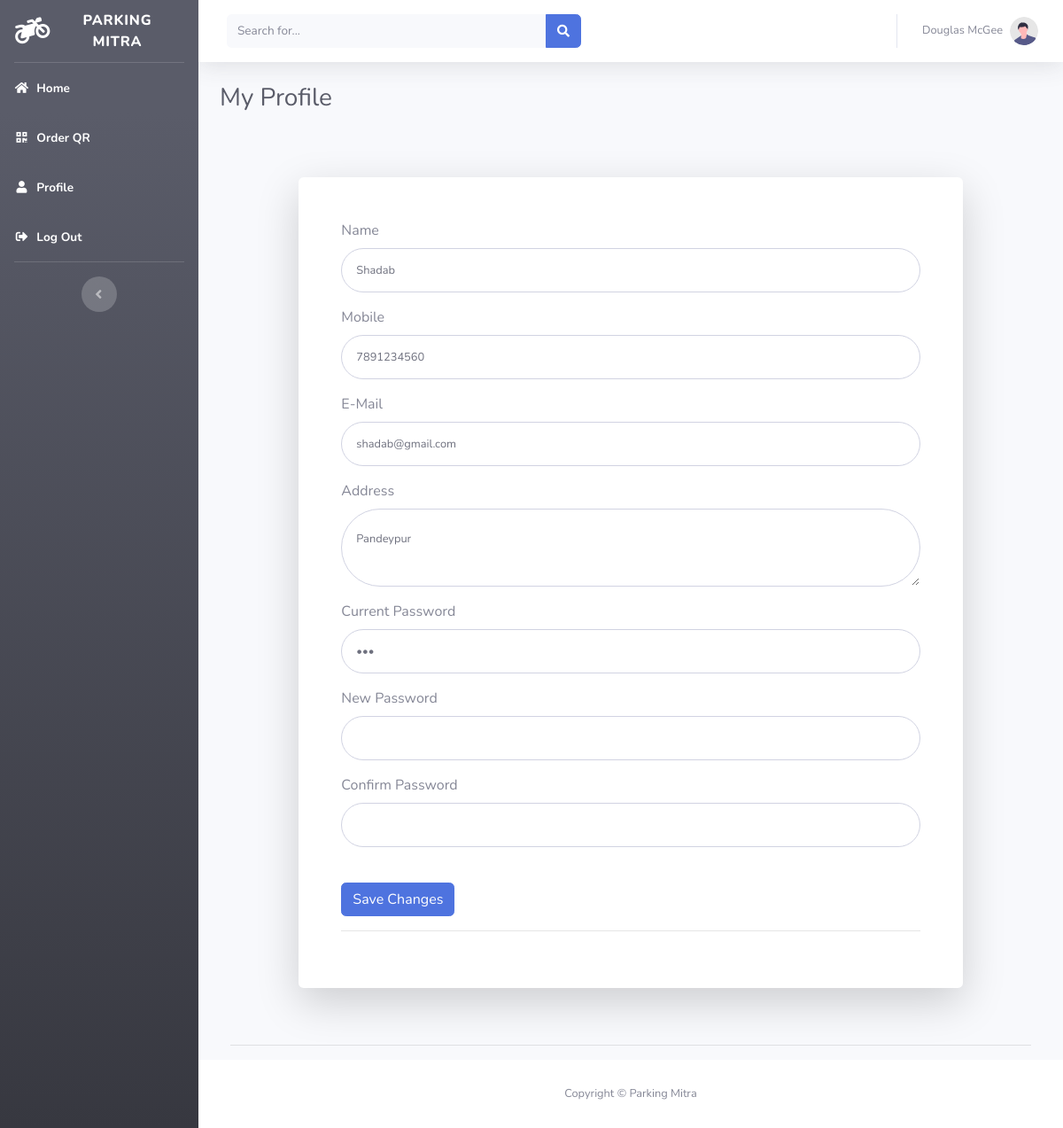
The app's page /profile.php with its own data.
### tables this page shows
CREATE TABLE `user_details` (
  `id` int(100) NOT NULL,
  `name` varchar(100) NOT NULL,
  `mobile` varchar(11) DEFAULT NULL,
  `email` varchar(100) NOT NULL,
  `address` varchar(300) NOT NULL,
  `password` varchar(100) NOT NULL
);

### profile.php (the view, shortened to what this page needs)
<?php
$host = "localhost";
$username = "root";
$password = "";
$database = "parking_mitra";
$conn = new mysqli($host, $username, $password, $database);
$sql = "SELECT * FROM user_details";
$result = $conn->query($sql);
$row = $result->fetch_assoc();
?>
<!DOCTYPE html>
<html lang="en">
<head>
  <link href="ap/vendor/fontawesome-free/css/all.min.css" rel="stylesheet" type="text/css">
  <link href="ap/css/sb-admin-2.min.css" rel="stylesheet">
</head>
<body id="page-top">
  <div id="wrapper">
    <ul class="navbar-nav bg-gradient-dark sidebar sidebar-dark accordion" id="accordionSidebar">
      <a class="sidebar-brand d-flex align-items-center justify-content-center" href="index6.php">
        <div class="sidebar-brand-icon rotate-n-15">
          <i class="fas fa-motorcycle"></i>
        </div>
        <div class="sidebar-brand-text mx-3">Parking Mitra</div>
      </a>
      <hr class="sidebar-divider my-0">
      <li class="nav-item active">
        <a class="nav-link" href="index6.php">
          <i class="fas fa-fw fa-home"></i>
          <span>Home</span></a>
      </li>
      <li class="nav-item active">
        <a class="nav-link" href="order.php">
          <i class="fas fa-fw fa-qrcode"></i>
          <span>Order QR</span></a>
      </li>
      <li class="nav-item active">
        <a class="nav-link" href="profile.php">
          <i class="fas fa-fw fa-user"></i>
          <span>Profile</span></a>
      </li>
      <li class="nav-item active">
        <a class="nav-link" href="logout.php">
          <i class="fas fa-fw fa-sign-out-alt"></i>
          <span>Log Out</span></a>
      </li>
      <hr class="sidebar-divider d-none d-md-block">
      <div class="text-center d-none d-md-inline">
        <button class="rounded-circle border-0" id="sidebarToggle"></button>
      </div>
    </ul>
    <div id="content-wrapper" class="d-flex flex-column">
      <div id="content">
        <nav class="navbar navbar-expand navbar-light bg-white topbar mb-4 static-top shadow">
          <form class="d-none d-sm-inline-block form-inline mr-auto ml-md-3 my-2 my-md-0 mw-100 navbar-search">
            <div class="input-group">
              <input type="text" class="form-control bg-light border-0 small" placeholder="Search for..." aria-label="Search" aria-describedby="basic-addon2">
              <div class="input-group-append">
                <button class="btn btn-primary" type="button">
                  <i class="fas fa-search fa-sm"></i>
                </button>
              </div>
            </div>
          </form>
          <ul class="navbar-nav ml-auto">
            <li class="nav-item dropdown no-arrow">
              <a class="nav-link dropdown-toggle" href="#" id="userDropdown" role="button" data-toggle="dropdown" aria-haspopup="true" aria-expanded="false">
                <span class="mr-2 d-none d-lg-inline text-gray-600 small">Douglas McGee</span>
                <img class="img-profile rounded-circle" src="ap/img/undraw_profile.svg">
              </a>
            </li>
          </ul>
        </nav>
        <div class="container-fluid">
          <div class="d-sm-flex align-items-center justify-content-between mb-4">
            <h1 class="h3 mb-0 text-gray-800">My Profile</h1>
          </div>
          <div class="row">
            <div class="container">
              <div class="row justify-content-center">
                <div class="col-xl-10 col-lg-12 col-md-9">
                  <div class="card o-hidden border-0 shadow-lg my-5">
                    <div class="card-body p-0">
                      <div class="row">
                        <div class="col-lg-12">
                          <div class="p-5">
                            <form class="user" method="post" enctype="multipart/form-data">
                              <div class="form-group">
                                <label for="title" class="form-label">Name</label>
                                <input type="text" class="form-control form-control-user" id="name" name="name" value="<?php echo $row["name"]; ?>" aria-describedby="emailHelp">
                              </div>
                              <div class="form-group">
                                <label for="title" class="form-label">Mobile </label>
                                <input type="text" class="form-control form-control-user" id="mobile" name="mobile" value="<?php echo $row["mobile"]; ?>" aria-describedby="emailHelp">
                              </div>
                              <div class="form-group">
                                <label for="title" class="form-label">E-Mail </label>
                                <input type="text" class="form-control form-control-user" id="email" name="email" value="<?php echo $row["email"]; ?>" aria-describedby="emailHelp">
                              </div>
                              <div class="form-group">
                                <label for="desc" class="form-label">Address</label>
                                <textarea class="form-control form-control-user" id="address" name="address" rows="2"><?php echo $row["address"]; ?></textarea>
                              </div>
                              <div class="form-group">
                                <label for="title" class="form-label">Current Password</label>
                                <input type="password" class="form-control form-control-user" id="password" name="password" value="<?php echo $row["password"]; ?>" aria-describedby="emailHelp">
                              </div>
                              <div class="form-group">
                                <label for="title" class="form-label">New Password</label>
                                <input type="password" class="form-control form-control-user" id="password" name="password" aria-describedby="emailHelp">
                              </div>
                              <div class="form-group">
                                <label for="title" class="form-label">Confirm Password</label>
                                <input type="text" class="form-control form-control-user" id="password" name="password" aria-describedby="emailHelp">
                              </div><br>
                              <button type="submit" name="insert" class="btn btn-primary">Save Changes</button>
                            </form>
                            <hr>
                          </div>
                        </div>
                      </div>
                    </div>
                  </div>
                </div>
              </div>
              <hr>
            </div>
          </div>
        </div>
        <footer class="sticky-footer bg-white">
          <div class="container my-auto">
            <div class="copyright text-center my-auto">
              <span>Copyright &copy; Parking Mitra</span>
            </div>
          </div>
        </footer>
      </div>
    </div>
</body>
</html>

### records on screen
user_details: name "Shadab", mobile "7891234560", email "shadab@gmail.com", address "Pandeypur"
